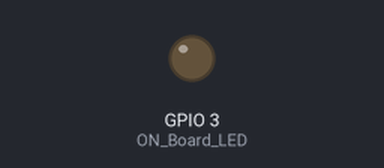
The sketch below on a simulated ESP8266 (NodeMCU). Parts: output pins drawn as LEDs (lit = HIGH). WiFi joins after 1.5 s; servers stay silent unless stated; uploads are accepted with an empty reply; what the sketch prints to the serial monitor is not drawn.

Above: at 0.0 s.
At 1.8 s:
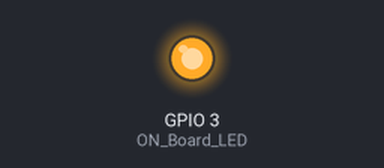
Timing chart, 0 to 3.3 s (numbered marks = the images above):
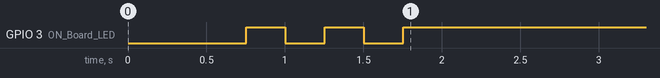

The sketch:

google_sheet_test.ino
```cpp
#include <ESP8266WiFi.h>
#include <WiFiClientSecure.h>
const char* ssid = "FTTH";
const char* password = "nodemcu@80";
const char* host = "script.google.com";
const int httpsPort = 443;
#define ON_Board_LED 3
float value1=5.0,value2=6.0,value3=8.0;

WiFiClientSecure client;
String GAS_ID = "AKfycbxFPOTMVLCK4MIY0QJwrhqBDCKtM-bYfpMH_3MJ5TQNGVMr82-z1yGje3kJ7fGQtGuO";
void setup() {
  Serial.begin(115200);
  delay(500);
  WiFi.begin(ssid, password);
  Serial.println("");
  pinMode(ON_Board_LED,OUTPUT);
  digitalWrite(ON_Board_LED, HIGH);
  Serial.print("Connecting");
  while (WiFi.status() != WL_CONNECTED) {
    Serial.print(".");
    digitalWrite(ON_Board_LED, LOW);
    delay(250);
    digitalWrite(ON_Board_LED, HIGH);
    delay(250);
  }
  digitalWrite(ON_Board_LED, HIGH);
  Serial.println("");
  Serial.print("Successfully connected to : ");
  Serial.println(ssid);
  Serial.print("IP address: ");
  Serial.println(WiFi.localIP());
  Serial.println();

  client.setInsecure();
}


void loop(){
  Serial.println("==========");
  Serial.print("connecting to ");
  Serial.println(host);
  if (!client.connect(host, httpsPort)) {
    Serial.println("connection failed");
    return;
  }
  String v1=String(value1);
  String v2=String(value2);
  String v3=String(value3);
  String url = "/macros/s/" + GAS_ID + "/exec?value1=" + v1 + "&value2=" + v2 + "&value3=" + v3;
  Serial.print("requesting URL: ");
  Serial.println(url);

  client.print(String("GET ") + url + " HTTP/1.1\r\n" +
         "Host: " + host + "\r\n" +
         "User-Agent: BuildFailureDetectorESP8266\r\n" +
         "Connection: close\r\n\r\n");
  Serial.println("request sent");
  while (client.connected()) {
    String line = client.readStringUntil('\n');
    if (line == "\r") {
      Serial.println("headers received");
      break;
    }
  }
  String line = client.readStringUntil('\n');
  if (line.startsWith("{\"state\":\"success\"")) {
    Serial.println("esp8266/Arduino CI successfull!");
  } else {
    Serial.println("esp8266/Arduino CI has failed");
  }
  Serial.print("reply was : ");
  Serial.println(line);
  Serial.println("closing connection");
  Serial.println("==========");
  Serial.println();
}
```
